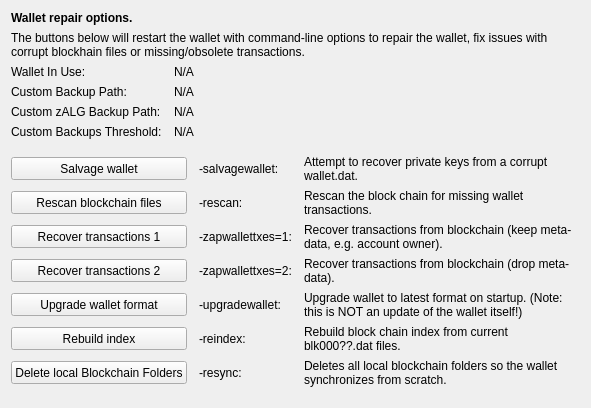
     <widget class="QWidget" name="tab_repair">
      <attribute name="title">
       <string>&amp;Wallet Repair</string>
      </attribute>
      <layout class="QGridLayout" name="gridLayout_4" columnstretch="0,0,0,0">
       <property name="horizontalSpacing">
        <number>12</number>
       </property>
       <item row="0" column="0" colspan="4">
        <widget class="QLabel" name="label_repair_header">
         <property name="font">
          <font>
           <weight>75</weight>
           <bold>true</bold>
          </font>
         </property>
         <property name="text">
          <string>Wallet repair options.</string>
         </property>
        </widget>
       </item>
       <item row="1" column="0" colspan="4">
        <widget class="QLabel" name="label_repair_helptext">
         <property name="font">
          <font>
           <weight>50</weight>
           <bold>false</bold>
          </font>
         </property>
         <property name="text">
          <string>The buttons below will restart the wallet with command-line options to repair the wallet, fix issues with corrupt blockhain files or missing/obsolete transactions.</string>
         </property>
         <property name="wordWrap">
          <bool>true</bool>
         </property>
        </widget>
       </item>
       <item row="2" column="0">
        <widget class="QLabel" name="wallet_path_label">
         <property name="text">
          <string>Wallet In Use:</string>
         </property>
        </widget>
       </item>
       <item row="2" column="1" colspan="3">
        <widget class="QLabel" name="wallet_path">
         <property name="cursor">
          <cursorShape>IBeamCursor</cursorShape>
         </property>
         <property name="text">
          <string>N/A</string>
         </property>
         <property name="textFormat">
          <enum>Qt::PlainText</enum>
         </property>
         <property name="textInteractionFlags">
          <set>Qt::LinksAccessibleByMouse|Qt::TextSelectableByKeyboard|Qt::TextSelectableByMouse</set>
         </property>
        </widget>
       </item>
       <item row="3" column="0">
        <widget class="QLabel" name="wallet_custombackuppath_label">
         <property name="text">
          <string>Custom Backup Path:</string>
         </property>
         <property name="visible">
          <bool>false</bool>
         </property>
        </widget>
       </item>
       <item row="3" column="1" colspan="3">
        <widget class="QLabel" name="wallet_custombackuppath">
         <property name="cursor">
          <cursorShape>IBeamCursor</cursorShape>
         </property>
         <property name="text">
          <string>N/A</string>
         </property>
         <property name="textFormat">
          <enum>Qt::PlainText</enum>
         </property>
         <property name="textInteractionFlags">
          <set>Qt::LinksAccessibleByMouse|Qt::TextSelectableByKeyboard|Qt::TextSelectableByMouse</set>
         </property>
         <property name="visible">
          <bool>false</bool>
         </property>
        </widget>
       </item>
       <item row="4" column="0">
        <widget class="QLabel" name="wallet_customzALGbackuppath_label">
         <property name="text">
          <string>Custom zALG Backup Path:</string>
         </property>
         <property name="visible">
          <bool>false</bool>
         </property>
        </widget>
       </item>
       <item row="4" column="1" colspan="3">
        <widget class="QLabel" name="wallet_customzALGbackuppath">
         <property name="cursor">
          <cursorShape>IBeamCursor</cursorShape>
         </property>
         <property name="text">
          <string>N/A</string>
         </property>
         <property name="textFormat">
          <enum>Qt::PlainText</enum>
         </property>
         <property name="textInteractionFlags">
          <set>Qt::LinksAccessibleByMouse|Qt::TextSelectableByKeyboard|Qt::TextSelectableByMouse</set>
         </property>
         <property name="visible">
          <bool>false</bool>
         </property>
        </widget>
       </item>
       <item row="5" column="0">
        <widget class="QLabel" name="wallet_custombackupthreshold_label">
         <property name="text">
          <string>Custom Backups Threshold:</string>
         </property>
         <property name="visible">
          <bool>false</bool>
         </property>
        </widget>
       </item>
       <item row="5" column="1" colspan="3">
        <widget class="QLabel" name="wallet_custombackupthreshold">
         <property name="cursor">
          <cursorShape>IBeamCursor</cursorShape>
         </property>
         <property name="text">
          <string>N/A</string>
         </property>
         <property name="textFormat">
          <enum>Qt::PlainText</enum>
         </property>
         <property name="textInteractionFlags">
          <set>Qt::LinksAccessibleByMouse|Qt::TextSelectableByKeyboard|Qt::TextSelectableByMouse</set>
         </property>
         <property name="visible">
          <bool>false</bool>
         </property>
        </widget>
       </item>
       <item row="6" column="0">
        <spacer name="verticalSpacer_repair1">
         <property name="orientation">
          <enum>Qt::Vertical</enum>
         </property>
         <property name="sizeHint" stdset="0">
          <size>
           <width>10</width>
           <height>10</height>
          </size>
         </property>
        </spacer>
       </item>
       <item row="7" column="0" colspan="2">
        <widget class="QPushButton" name="btn_salvagewallet">
         <property name="minimumSize">
          <size>
           <width>100</width>
           <height>23</height>
          </size>
         </property>
         <property name="text">
          <string>Salvage wallet</string>
         </property>
        </widget>
       </item>
       <item row="7" column="2">
        <widget class="QLabel" name="label_repair_salvage_command">
         <property name="text">
          <string notr="true">-salvagewallet:</string>
         </property>
        </widget>
       </item>
       <item row="7" column="3">
        <widget class="QLabel" name="label_repair_salvage">
         <property name="text">
          <string>Attempt to recover private keys from a corrupt wallet.dat.</string>
         </property>
         <property name="wordWrap">
          <bool>true</bool>
         </property>
        </widget>
       </item>
       <item row="8" column="0" colspan="2">
        <widget class="QPushButton" name="btn_rescan">
         <property name="minimumSize">
          <size>
           <width>100</width>
           <height>23</height>
          </size>
         </property>
         <property name="text">
          <string>Rescan blockchain files</string>
         </property>
        </widget>
       </item>
       <item row="8" column="2">
        <widget class="QLabel" name="label_repair_rescan_command">
         <property name="text">
          <string notr="true">-rescan:</string>
         </property>
        </widget>
       </item>
       <item row="8" column="3">
        <widget class="QLabel" name="label_repair_rescan">
         <property name="text">
          <string>Rescan the block chain for missing wallet transactions.</string>
         </property>
         <property name="wordWrap">
          <bool>true</bool>
         </property>
        </widget>
       </item>
       <item row="9" column="0" colspan="2">
        <widget class="QPushButton" name="btn_zapwallettxes1">
         <property name="minimumSize">
          <size>
           <width>100</width>
           <height>23</height>
          </size>
         </property>
         <property name="text">
          <string>Recover transactions 1</string>
         </property>
        </widget>
       </item>
       <item row="9" column="2">
        <widget class="QLabel" name="label_repair_zap1_command">
         <property name="text">
          <string notr="true">-zapwallettxes=1:</string>
         </property>
        </widget>
       </item>
       <item row="9" column="3">
        <widget class="QLabel" name="label_repair_zap1">
         <property name="text">
          <string>Recover transactions from blockchain (keep meta-data, e.g. account owner).</string>
         </property>
         <property name="wordWrap">
          <bool>true</bool>
         </property>
        </widget>
       </item>
       <item row="10" column="0" colspan="2">
        <widget class="QPushButton" name="btn_zapwallettxes2">
         <property name="minimumSize">
          <size>
           <width>100</width>
           <height>23</height>
          </size>
         </property>
         <property name="text">
          <string>Recover transactions 2</string>
         </property>
        </widget>
       </item>
       <item row="10" column="2">
        <widget class="QLabel" name="label_repair_zap2_command">
         <property name="text">
          <string notr="true">-zapwallettxes=2:</string>
         </property>
        </widget>
       </item>
       <item row="10" column="3">
        <widget class="QLabel" name="label_repair_zap2">
         <property name="text">
          <string>Recover transactions from blockchain (drop meta-data).</string>
         </property>
         <property name="wordWrap">
          <bool>true</bool>
         </property>
        </widget>
       </item>
       <item row="11" column="0" colspan="2">
        <widget class="QPushButton" name="btn_upgradewallet">
         <property name="minimumSize">
          <size>
           <width>100</width>
           <height>23</height>
          </size>
         </property>
         <property name="text">
          <string>Upgrade wallet format</string>
         </property>
        </widget>
       </item>
       <item row="11" column="2">
        <widget class="QLabel" name="label_repair_upgrade_command">
         <property name="text">
          <string notr="true">-upgradewallet:</string>
         </property>
        </widget>
       </item>
       <item row="11" column="3">
        <widget class="QLabel" name="label_repair_upgrade">
         <property name="text">
          <string>Upgrade wallet to latest format on startup. (Note: this is NOT an update of the wallet itself!)</string>
         </property>
         <property name="wordWrap">
          <bool>true</bool>
         </property>
        </widget>
       </item>
       <item row="12" column="0" colspan="2">
        <widget class="QPushButton" name="btn_reindex">
         <property name="minimumSize">
          <size>
           <width>100</width>
           <height>23</height>
          </size>
         </property>
         <property name="text">
          <string>Rebuild index</string>
         </property>
        </widget>
       </item>
       <item row="12" column="2">
        <widget class="QLabel" name="label_repair_reindex_command">
         <property name="text">
          <string notr="true">-reindex:</string>
         </property>
        </widget>
       </item>
       <item row="12" column="3">
        <widget class="QLabel" name="label_repair_reindex">
         <property name="text">
          <string>Rebuild block chain index from current blk000??.dat files.</string>
         </property>
         <property name="wordWrap">
          <bool>true</bool>
         </property>
        </widget>
       </item>
       <item row="13" column="0" colspan="2">
        <widget class="QPushButton" name="btn_resync">
         <property name="minimumSize">
          <size>
           <width>100</width>
           <height>23</height>
          </size>
         </property>
         <property name="text">
          <string>Delete local Blockchain Folders</string>
         </property>
        </widget>
       </item>
       <item row="13" column="2">
        <widget class="QLabel" name="label_repair_resync_command">
         <property name="text">
          <string>-resync:</string>
         </property>
        </widget>
       </item>
       <item row="13" column="3">
        <widget class="QLabel" name="label_repair_resync">
         <property name="text">
          <string>Deletes all local blockchain folders so the wallet synchronizes from scratch.</string>
         </property>
         <property name="wordWrap">
          <bool>true</bool>
         </property>
        </widget>
       </item>
       <item row="14" column="0">
        <spacer name="verticalSpacer_repair2">
         <property name="orientation">
          <enum>Qt::Vertical</enum>
         </property>
         <property name="sizeHint" stdset="0">
          <size>
           <width>20</width>
           <height>10</height>
          </size>
         </property>
        </spacer>
       </item>
      </layout>
     </widget>
